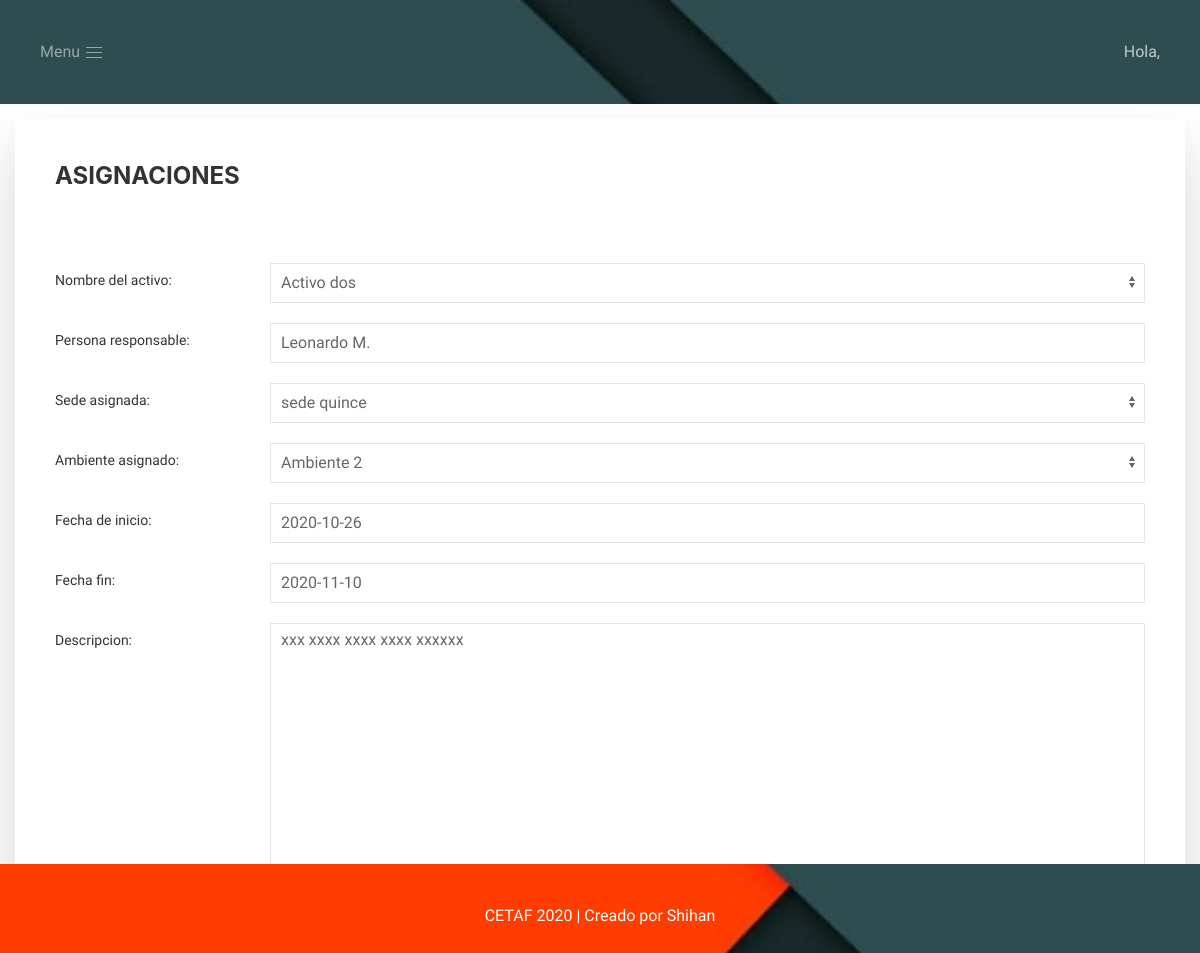
/asignaciones/3/actualizar, run on the app's committed database.
### cetaf/models.py (models this page shows, shortened)
class Asignacion(models.Model):
    nombre_activo = models.ForeignKey(Activo, on_delete=models.CASCADE)
    persona_responsable = models.CharField(max_length=50)
    sede_asignada = models.ForeignKey(Sede, on_delete=models.CASCADE)
    ambiente_asignado = models.ForeignKey(Ambiente, on_delete=models.CASCADE)
    fecha_inicio = models.DateField()
    fecha_fin = models.DateField()
    descripcion = models.TextField()

### cetaf/views.py (the view)
# urls.py: path('asignaciones/<int:_id>/actualizar', views.actualizar_asignacion, name='actualizar_asignacion'),
def actualizar_asignacion(request, _id):
    try:
        dato_old = get_object_or_404(Asignacion, id = _id)
    except Exception:
        raise Http404('El registro no existe')
    if request.method == 'POST':
        form = AsignacionForm(request.POST, instance=dato_old)
        if form.is_valid():
            form.save()
            return redirect(f'/asignaciones/{_id}/')
    else:
        form = AsignacionForm(instance=dato_old)
        contexto = {
            'form': form
        }
        return render(request, 'asignaciones/actualizar_asignacion.html', contexto)

### cetaf/forms.py
class AsignacionForm(forms.ModelForm):
    class Meta:
        model = Asignacion
        fields = '__all__'
        widgets = {
            'nombre_activo': forms.Select(attrs={'class': 'uk-select'}),
            'persona_responsable': forms.TextInput(attrs={'class': 'uk-input'}),
            'sede_asignada': forms.Select(attrs={'class': 'uk-select'}),
            'ambiente_asignado': forms.Select(attrs={'class': 'uk-select'}),
            'fecha_inicio': forms.DateInput(attrs={'class': 'uk-input', 'placeholder': 'aaaa-mm-dd'}),
            'fecha_fin': forms.DateInput(attrs={'class': 'uk-input', 'placeholder': 'aaaa-mm-dd'}),
            'descripcion': forms.Textarea(attrs={'class': 'uk-textarea'}),
        }
        labels = {
            'nombre_activo': ('Nombre del activo:'),
            'persona_responsable': ('Persona responsable:'),
            'sede_asignada': ('Sede asignada:'),
            'ambiente_asignado': ('Ambiente asignado:'),
            'fecha_inicio': ('Fecha de inicio:'),
            'fecha_fin': ('Fecha fin:'),
            'descripcion': ('Descripcion:'),
        }

### cetaf/models.py (called while the page is built)
    def __str__(self):
        return self.nombre

    def __str__(self):
        return self.nombre

    def __str__(self):
        return self.nombre

### cetaf/templates/asignaciones/actualizar_asignacion.html (shortened to what this page needs)
{% extends "asignaciones/index.html" %}
{% block contenido_asignacion %}
<form class="uk-form-horizontal uk-margin-large" method="post">
    {% for campo in form %}
        <div class="uk-margin">
            <label class="uk-form-label" for="{{campo.auto_id}}">{{campo.label}}</label>
            <div class="uk-form-controls">
                {{campo}}
            </div>
        </div>
    {% endfor %}
</form>
{% endblock contenido_asignacion %}

### data on the page
Asignacion: form "Activo dos" "Leonardo M." "sede quince" "Ambiente 2" "2020-10-26" "2020-11-10" "xxx xxxx xxxx xxxx xxxxxx"

### other printed values
{{ campo.label }} "Nombre del activo:" "Persona responsable:" "Sede asignada:" "Ambiente asignado:" "Fecha de inicio:" "Fecha fin:" "Descripcion:"
